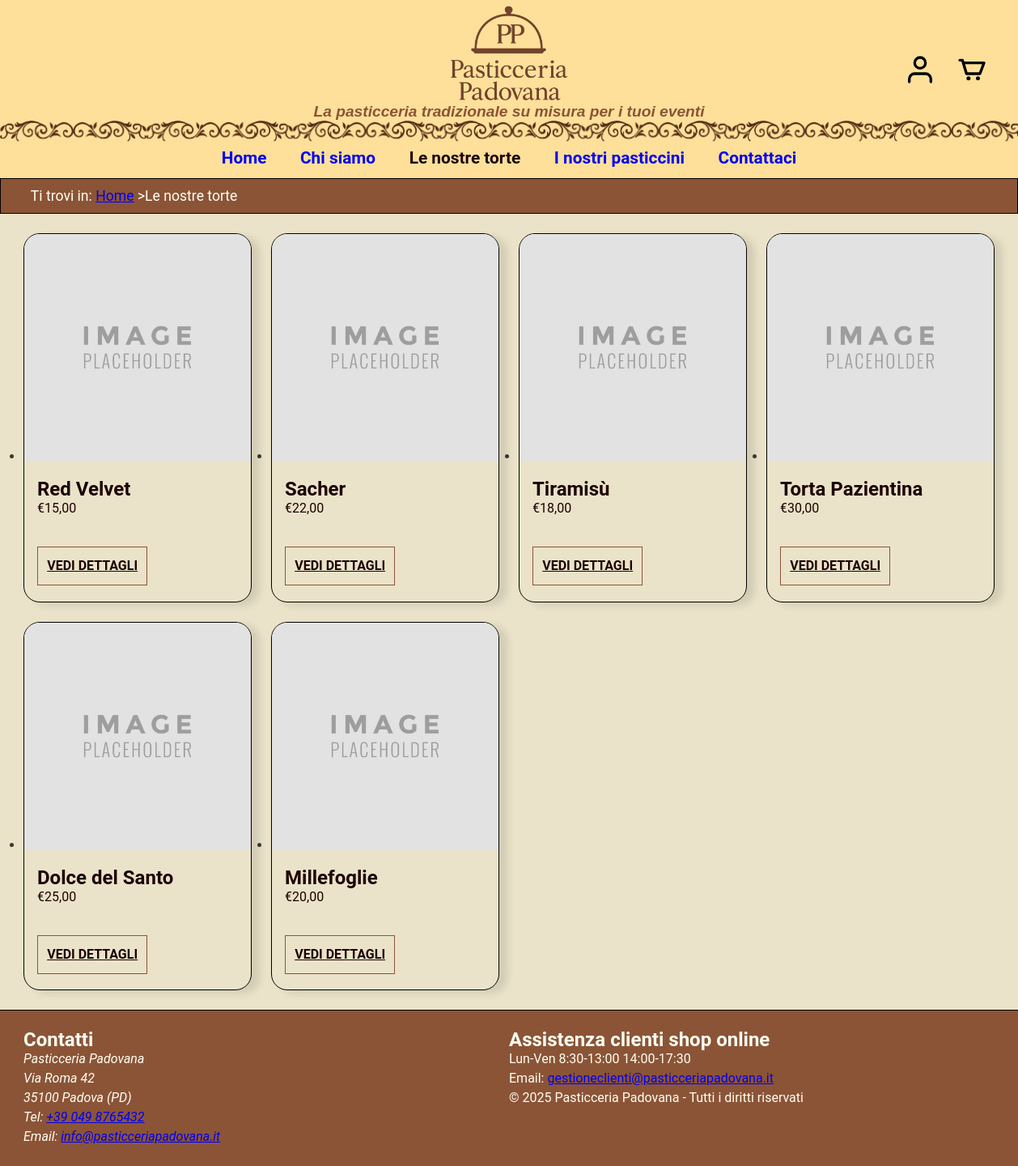
The app's page /site/php/torte-pasticcini.php, older data.
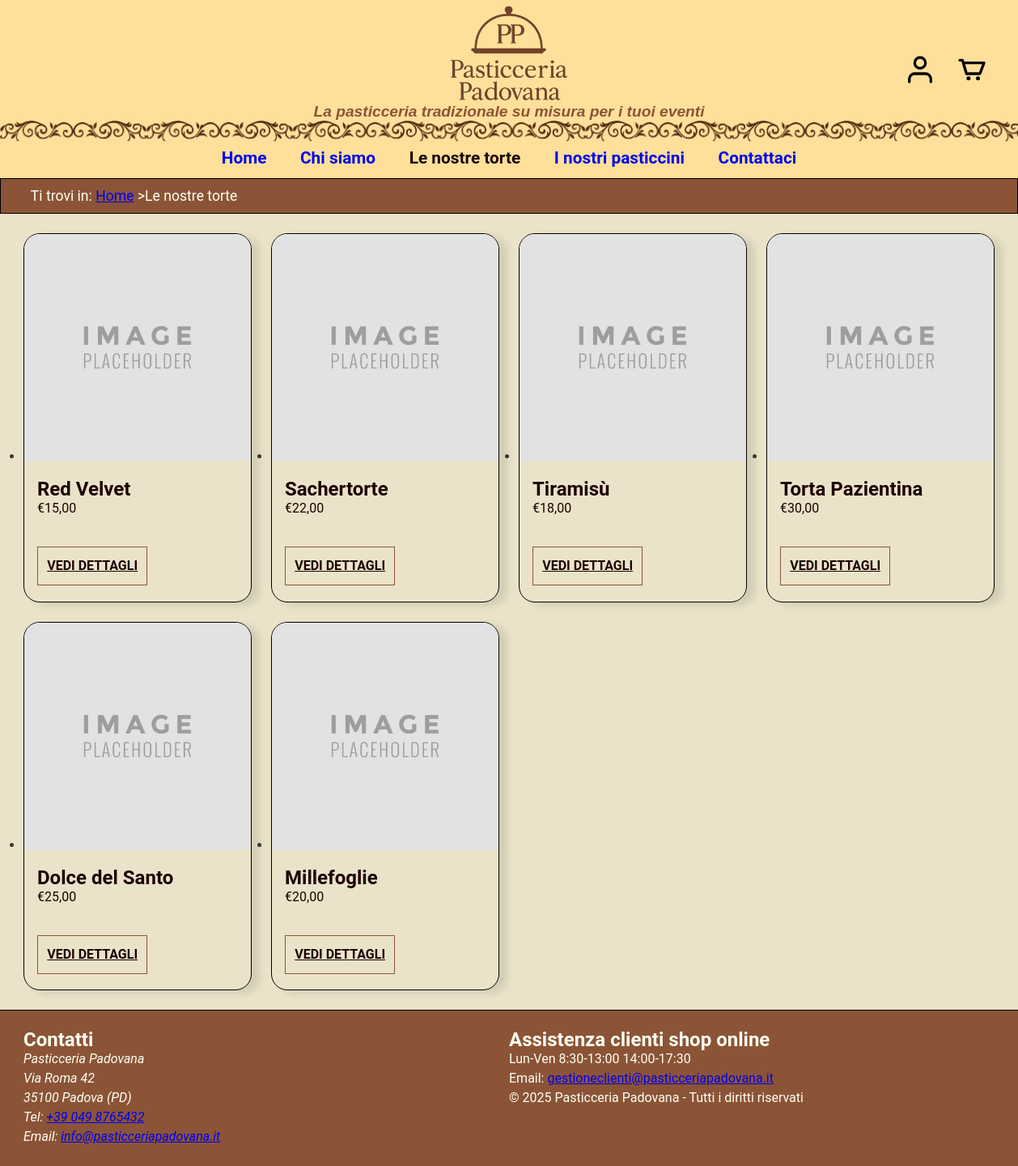
The same page, newer data.
### tables this page shows
CREATE TABLE item (
  id int NOT NULL AUTO_INCREMENT,
  tipo ENUM('torta', 'pasticcino') NOT NULL,
  nome varchar(30) NOT NULL,
  descrizione varchar(255),
  prezzo DECIMAL(10,2) NOT NULL,
  immagine varchar(255),
  testo_alternativo varchar(255),
  PRIMARY KEY(id)
);

### site/php/dbConnection.php (called while the page is built, shortened)
<?php
class DBAccess{
    private $connection;
    public function openDBConnection(){
        try {
            $this->connection = mysqli_connect(
                DB_HOST,
                DB_USER,
                DB_PASSWORD,
                DB_NAME
            );
            return true;
        } catch (mysqli_sql_exception $e) {
            return false;
        }
    }
    public function getListOfItems($tipo){
        $querySelect = "SELECT id, nome, prezzo, descrizione, immagine, testo_alternativo FROM item WHERE tipo=?";
        $stmt = mysqli_prepare($this->connection, $querySelect);
        mysqli_stmt_bind_param($stmt, "s", $tipo);
        mysqli_stmt_execute($stmt);
        $queryResult = mysqli_stmt_get_result($stmt);
        $itemsArray = array();
        if (mysqli_num_rows($queryResult) > 0){
            while ($row = mysqli_fetch_assoc($queryResult)){
                if($row['immagine'] == null){
                    $row['immagine'] = "../img/placeholder.jpeg";
                }
                array_push($itemsArray, $row);
            }
            return $itemsArray;
        } else {
            return null;
        }
    }
}
?>

### site/php/torte-pasticcini.php (the view, shortened to what this page needs)
<?php
require_once "dbConnection.php";
$paginaHTML = file_get_contents('../html/torte-pasticcini.html');
$db = new DBAccess();
$connessione = $db->openDBConnection();
$listaItem= "";
$tipo="";
$titolo="";
$LinkPagina="";
$NessunaDisponibilità="";
if (isset($_GET['tipo']) && $_GET['tipo']==='torte'){
	$NessunaDisponibilità="nessuna torta disponibile";
	$tipo="Torta";
    $titolo="Le nostre torte";
	$LinkPagina="<li id='currentLink'>Le nostre torte</li><li><a href=\"../php/torte-pasticcini.php?tipo=pasticcini\">I nostri pasticcini</a></li>";
}else if (isset($_GET['tipo']) && $_GET['tipo']==='pasticcini'){
	$tipo="Pasticcino";
	$NessunaDisponibilità="nessun pasticcino disponibile";
    $titolo="I nostri pasticcini";
    $LinkPagina="<li><a href=\"../php/torte-pasticcini.php?tipo=torte\">Le nostre torte</a></li><li id='currentLink'>I nostri pasticcini</li>";
}else {
    $tipo="Torta";
    $titolo="Le nostre torte";
    $LinkPagina="<li id='currentLink'>Le nostre torte</li><li><a href=\"../php/torte-pasticcini.php?tipo=pasticcini\">I nostri pasticcini</a></li>";
}
if($connessione){
    $Items = $db->getListOfItems($tipo);
    if (!empty($Items)){
        $listaItem .= '<ul id="grigliaTorte" class="contenuto">';
        foreach($Items as $Item){
            $imgSrc = !empty($Item['immagine']) ? $Item['immagine'] : "img/placeholder.jpeg";
            $altText = !empty($Item['testo_alternativo']) ? $Item['testo_alternativo'] : "Immagine non disponibile";
            $listaItem .="<li> <article class=\"cardTorta\">
                <a href=\"dettagli.php?ID=".urlencode($Item['id'])."\" style=\"text-decoration:none; color:inherit;\">
                   <img src=\"" . htmlspecialchars($imgSrc)
                   . "\" alt=\"" . htmlspecialchars($altText) . "\">
                    <div class=\"infoTorta\">
                        <h2>".htmlspecialchars($Item['nome'])."</h2>
                        <span class=\"prezzoTorta\">€".number_format($Item['prezzo'], 2, ',', '.')."</span>
                    </div>
                </a>
                <div class=\"infoTorta\">
                    <a href=\"dettagli.php?ID=".urlencode($Item['id'])."\" class=\"pulsanteGenerico\">Vedi Dettagli</a>
                </div>
             </article> </li>";
        }
        $listaItem .= '</ul>';
    }else{
        $listaItem ="<p class='contenuto'>Al momento non abbiamo $NessunaDisponibilità, però se volete chiamarci siamo più che felici di ascoltare la vostra richiesta</p>";
    }
} else {
    $listaItem = "<p class='errore contenuto'>I sistemi sono momentaneamente fuori servizio, ci scusiamo per il disagio.</p>";
}
$paginaHTML = str_replace("[grigliaItems]", $listaItem, $paginaHTML);
$paginaHTML = str_replace("[LinkPagina]", $LinkPagina, $paginaHTML);
$paginaHTML = str_replace("[titolo]", $titolo, $paginaHTML);
echo $paginaHTML;
?>

### site/css/style.css (style rules this page uses)
* { padding: 0em; margin: 0em; }
:root { --bgcolor: #8b5437; --hoverbgcolor: color-mix(in srgb, var(--#8b5437) 80%, white); --txtcolor:#38382f; --txtsuccesscolor: #2e7d32; --txterrorcolor: #c0392b; --menubgcolor:#ffe09a; --menutextcolor: #1c0101; --menubgcurrentpage:#8b5437; --menutextcurrentpage:#8b5437; --breadcolor:#8b5437; --breadtxtcolor:#fffff1; --mainbgcolor: #EAE3C9; --contentbgcolorscuro:#1c0101; --contenttxtcolorscuro:#1c0101; --contentbgcolorchiaro:#EAE3C9; --contenttxtcolorchiaro:#EAE3C9; --visitedcolor: #3455db; --activecolor: #FF0000; --buttoncolor: #8b5437; }
html, body { font-size: 100%; font-family: "Lexend", Roboto, sans-serif; line-height: 1.5em; }
body { background-color: var(--bgcolor); color: var(--txtcolor); margin: 0em; grid-template-columns: auto auto auto; grid-template-areas: "h h h" "n n n" "b b b" "c c c" "f f f"; }
main { background-color: var(--mainbgcolor); }
.contenuto { max-width: 1200px; width: 100%; margin: auto; }
header { grid-area: h; background-color: var(--menubgcolor); position: relative; border: none; }
header::after { content: ""; position: absolute; bottom: 0; left: 0; width: 100%; height: 30px; background-image: url("../img/bordo_header.png"); background-repeat: repeat-x; background-size: auto 30px; }
header .contenuto { display: grid; grid-template-areas: "t l p"; grid-template-columns: 1fr auto 1fr; width: 100%; align-items: center; }
#logo { grid-area: l; text-align: center; padding-top:0.4em; padding-bottom: 29px; }
#logo h1 { background-image: url("../img/logo_compresso.png"); background-size: contain; background-repeat: no-repeat; background-position: center; text-indent: -999em; font-size: 5em; line-height: 1.5em; }
#logo p { font-style: italic; font-weight: 800; font-size: larger; color: #8b5437; }
.sirivennela-regular { font-family: "Sirivennela", sans-serif; font-weight: bold; font-style: normal; }
#pulsantiMenu { grid-area: p; display: flex; justify-content: flex-end; gap: 1.5em; padding-right: 0.5em; }
.bottoneCarrello svg, .bottoneProfilo svg { width: 2.5em; height: 2.5em; }
#menu { grid-area: n; background-color: var(--menubgcolor); }
#menu .contenuto { display: flex; flex-wrap: wrap; width: 100%; font-size: 1.3em; color: var(--menutextcolor); }
#menu ul { list-style-type: none; text-align: center; justify-content: center; }
#menu ul li { position: relative; font-weight: bold; padding: 0 1em 0.5em 1em; }
#menu { padding: 0.2em; }
#menu ul li a { text-decoration: none; }
#menu ul li a::after { content: ""; position: absolute; left: 50%; bottom: 0; width: 0; height: 0.4em; background-color: var(--menubgcurrentpage); transform: translateX(-50%); transition: width 0.3s ease; }
#breadcrumb { background-color: var(--breadcolor); color: var(--breadtxtcolor); font-size: 1.1em; border: 1px solid black; padding: 0.5em 0em 0.5em 1.0em; }
#breadcrumb .contenuto { text-align: left; width: 100%; grid-area: b; }
button, .pulsanteGenerico { display: inline-block; margin: 0.2em 0 0.2em 0; background-color: transparent; color: var(--contenttxtcolorscuro); text-transform: uppercase; font-weight: bold; padding: 0.7em; border: var(--bgcolor) 1px solid; cursor: pointer; transition: all 0.3s ease; }
#grigliaTorte { display: grid; grid-template-columns: repeat(auto-fit, minmax(260px, 1fr)); gap: 1.5em; padding: 1.5em; }
#grigliaTorte .cardTorta { color: var(--contenttxtcolorscuro); background-color: var(--contentbgcolorchiaro); border: solid black 1px; border-radius: 20px; overflow: hidden; box-shadow: 10px 4px 10px rgba(0,0,0,0.1); text-decoration: none; transition: transform 0.3s ease; }
#grigliaTorte img { width: 100%; }
#grigliaTorte .infoTorta { padding: 1em; }
footer { grid-area: f; background-color: var(--breadcolor); color: var(--breadtxtcolor); padding: 1.5em; border-top: 1px solid black; }
footer .contenuto { display: grid; grid-template-columns: 1fr 1fr; align-items: top; }
#contatti { grid-column: 1; }
#assistenzaClienti { grid-column: 2; }

Row changes from the older to the newer data that the page shows:
changed item: nome "Sacher" → "Sachertorte"
